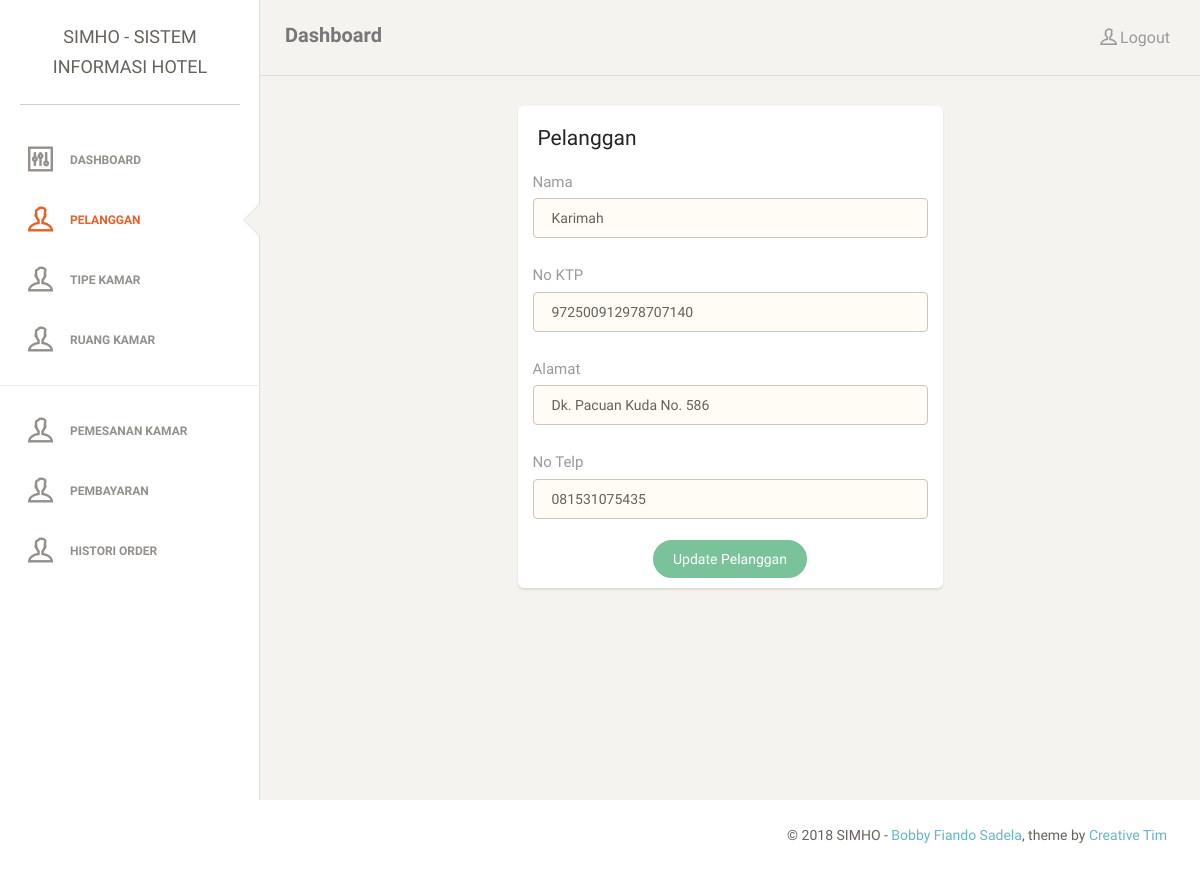
Page /simho/pelanggan.php?aksi=edit&id=3 (signed in) on the committed database.
### tables this page shows
CREATE TABLE `pelanggan` (
  `idpelanggan` int(11) NOT NULL,
  `nama` varchar(45) NOT NULL,
  `alamat` varchar(45) NOT NULL,
  `no_ktp` varchar(18) NOT NULL,
  `telepon` varchar(18) NOT NULL
);

### simho/content/edit_pelanggan.php (the view, shortened to what this page needs)
<?php
$id = $_GET['id'];
$result = mysqli_query($connect, "SELECT * FROM pelanggan WHERE idpelanggan=$id");
while($res = mysqli_fetch_array($result)) {
	$nama = $res['nama'];
	$alamat = $res['alamat'];
	$no_ktp = $res['no_ktp'];
	$telepon = $res['telepon'];
}
?>
  <div class="col-md-6 col-md-offset-3">
    <div class="card">
      <div class="header">
        <h4 class="title">Pelanggan</h4>
      </div>
      <div class="content">
        <form method="post" action="<?php $_SERVER['PHP_SELF']; ?>">
          <div class="row">
            <div class="col-md-12">
              <div class="form-group">
                <label>Nama</label>
                <input type="text" name="nama" class="form-control border-input" placeholder="Nama" value="<?php echo $nama; ?>">
              </div>
            </div>
          </div>
          <div class="row">
            <div class="col-md-12">
              <div class="form-group">
                <label>No KTP</label>
                <input type="text" name="no_ktp" class="form-control border-input" placeholder="No KTP" value="<?php echo $no_ktp; ?>">
              </div>
            </div>
          </div>
          <div class="row">
            <div class="col-md-12">
              <div class="form-group">
                <label>Alamat</label>
                <input type="text" name="alamat" class="form-control border-input" placeholder="Alamat" value="<?php echo $alamat; ?>">
              </div>
            </div>
          </div>
          <div class="row">
            <div class="col-md-12">
              <div class="form-group">
                <label>No Telp</label>
                <input type="text" name="telepon" class="form-control border-input" placeholder="No Telp" value="<?php echo $telepon; ?>">
              </div>
            </div>
          </div>
          <div class="text-center">
            <button type="submit" class="btn btn-success btn-fill btn-wd" name="update">Update Pelanggan</button>
          </div>
      </div>
    </div>
  </div>
  </div>
  </div>
  </div>

### rows in the picture
pelanggan: nama "Karimah", no_ktp "972500912978707140", alamat "Dk. Pacuan Kuda No. 586", telepon "081531075435"
